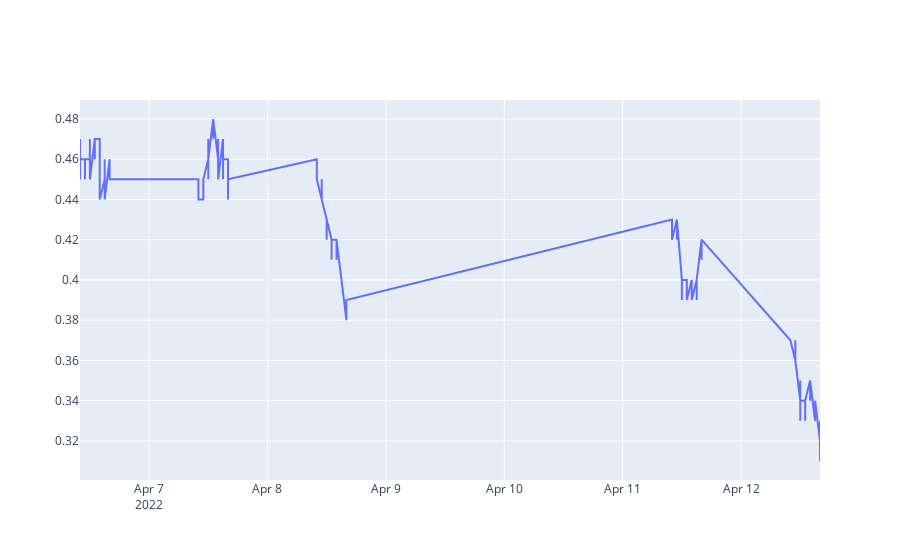

The notebook cell saved with this chart:
### Code cell
plot_line(df, value='IV', show_afterhours=True)

### Figure 1 — Plotly figure (JSON) as saved in the notebook; plotly's stock layout.template omitted (floating-point values rounded to 4 significant figures; data arrays with more than 128 entries replaced by an {"elided": "..."} marker saying what was removed)
{"data": [{"type": "scatter", "x": {"elided": "634 str values"}, "y": {"elided": "634 float values"}}], "layout": {"autosize": true, "xaxis": {"autorange": true, "range": ["2022-04-06 10:00", "2022-04-12 16:00"], "rangeslider": {"visible": false, "yaxis": {}}, "showspikes": false, "type": "date"}, "yaxis": {"autorange": true, "range": [0.3006, 0.4894], "showspikes": false, "type": "linear"}}}
